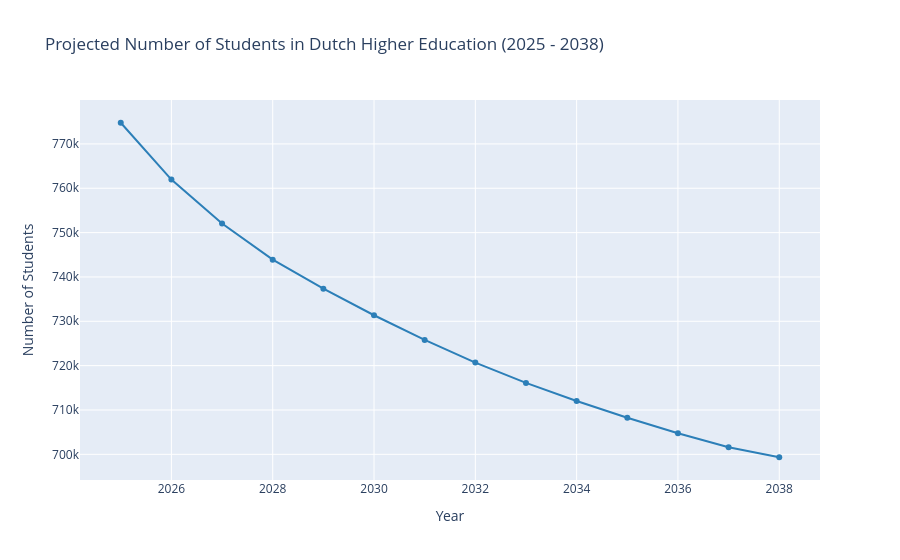

Notebook code for this chart:
### Markdown cell above
*Figure 5: Projected Number of Students in Dutch Higher Education (2025–2038). This graph shows the projected total number of students in Dutch higher education. A gradual decline is expected between 2025 and 2038, possibly due to demographic changes such as declining birth rates and aging population trends.*

### Code cell
jaren3 = [2025, 2026, 2027, 2028, 2029, 2030, 2031, 2032, 2033, 2034, 2035, 2036, 2037, 2038]

# Scatter plot maken i.p.v. bar chart
fig5 = go.Figure([go.Scatter(
    y = [student_prognoses[student_prognoses['jaar'] == jaar]['ingeschrevenen_HO'].sum() for jaar in jaren3],
    x = jaren3,
    mode='markers+lines', 
    marker=dict(color='#2c7fb8') 
)])

fig5.update_layout(
    title='Projected Number of Students in Dutch Higher Education (2025 - 2038)',
    height=600,
    xaxis_title="Year",
    yaxis_title="Number of Students",
)

fig5.show()

### Figure 1 — Plotly figure (JSON) as saved in the notebook; plotly's stock layout.template omitted (floating-point values rounded to 4 significant figures)
{"data": [{"marker": {"color": "#2c7fb8"}, "mode": "markers+lines", "type": "scatter", "x": [2025, 2026, 2027, 2028, 2029, 2030, 2031, 2032, 2033, 2034, 2035, 2036, 2037, 2038], "y": [774800.0, 762000.0, 752100.0, 743900.0, 737400.0, 731400.0, 725800.0, 720700.0, 716100.0, 712000.0, 708300.0, 704800.0, 701600.0, 699300.0]}], "layout": {"autosize": true, "title": {"text": "Projected Number of Students in Dutch Higher Education (2025 - 2038)"}, "xaxis": {"autorange": true, "range": [2024.0, 2039.0], "title": {"text": "Year"}, "type": "linear"}, "yaxis": {"autorange": true, "range": [693100.0, 781000.0], "title": {"text": "Number of Students"}, "type": "linear"}}}
